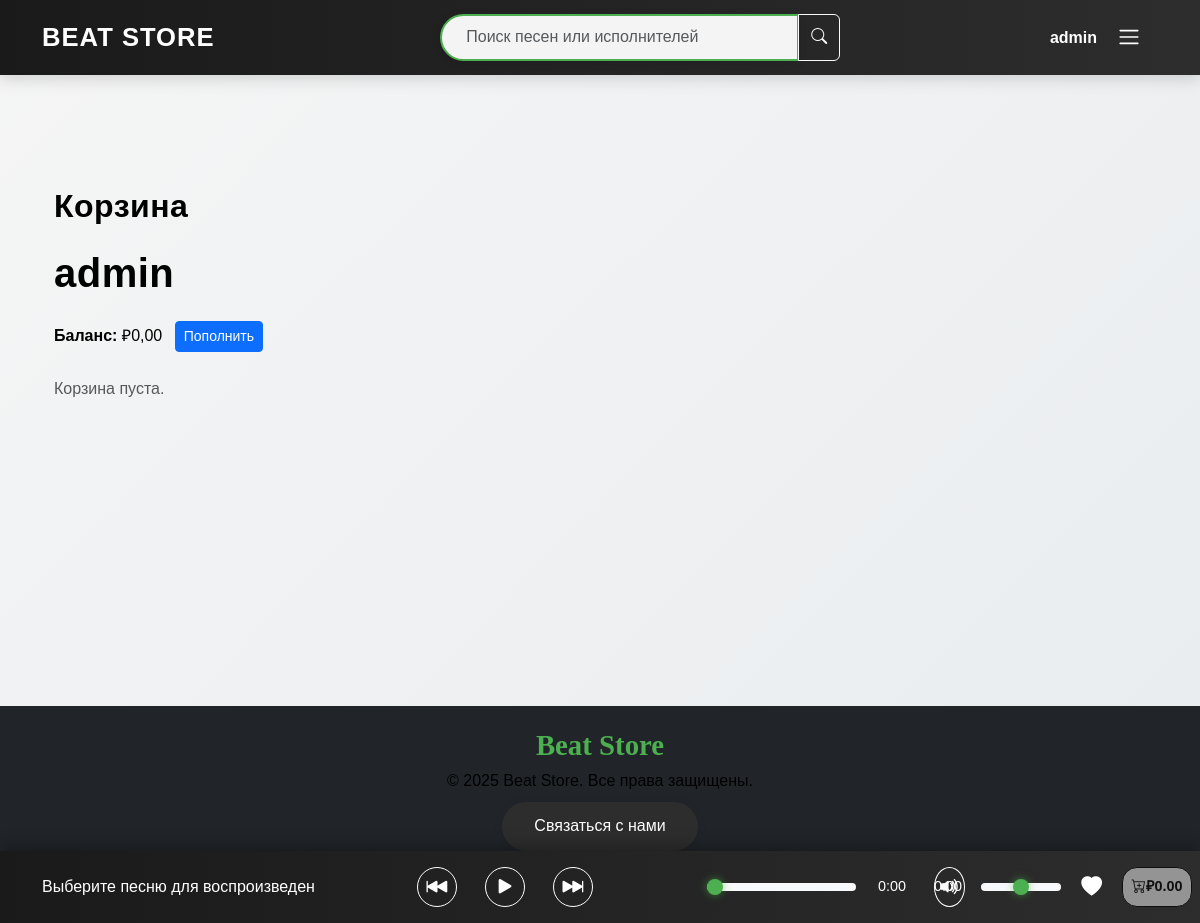
The app's page /cart/ (signed in), older data.
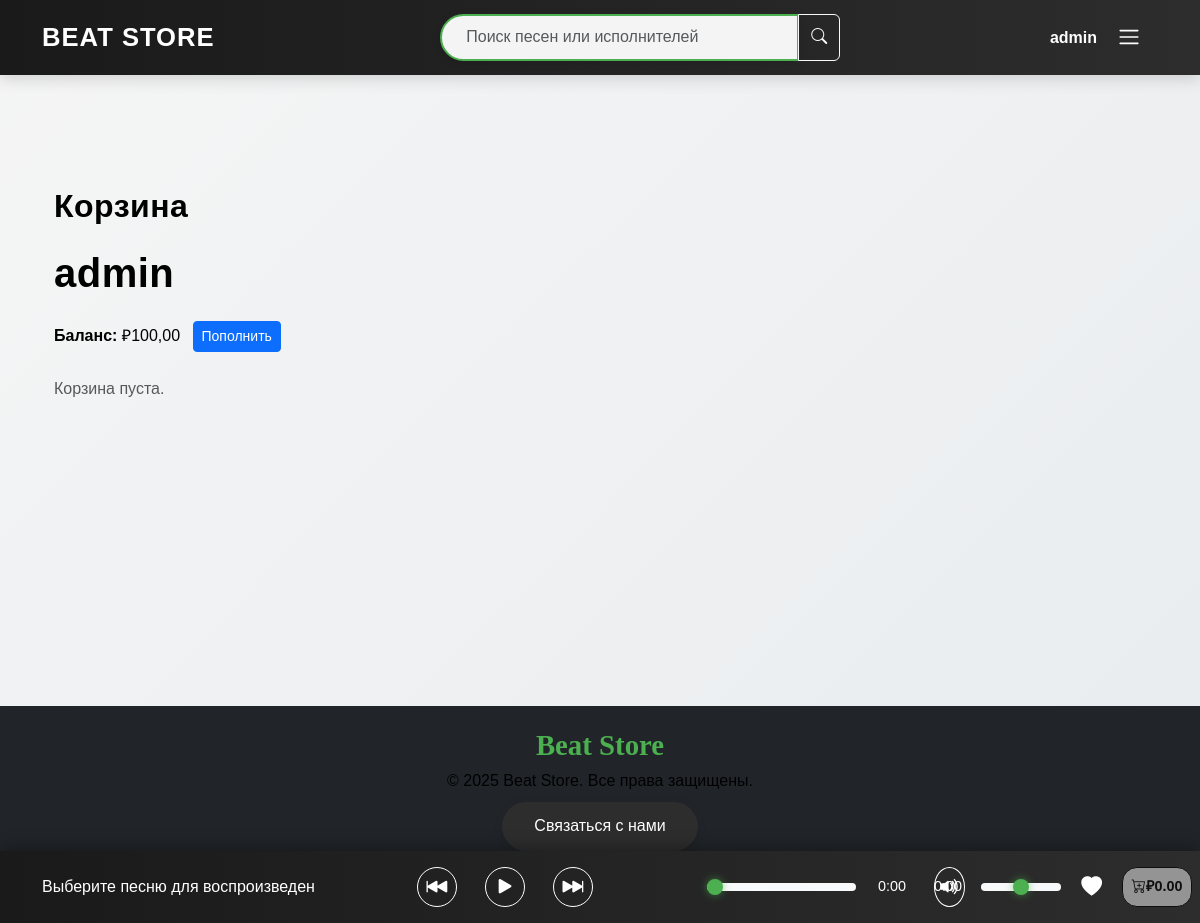
The same page, newer data.
### store/models.py (models this page shows, shortened)
class User(AbstractUser):
    email = models.EmailField(unique=True, verbose_name='Электронная почта')
    balance = models.DecimalField(max_digits=10, decimal_places=2, default=0.00, verbose_name='Баланс')
    class Meta:
        verbose_name = 'Пользователь'
        verbose_name_plural = 'Пользователи'
        indexes = [models.Index(fields=['username', 'email'])]

### store/views.py (the view)
# urls.py: path('cart/', views.cart, name='cart'),
@login_required
def cart(request):
    cart = request.session.get('cart', [])
    songs = Song.objects.filter(id__in=cart)
    total_price = sum(song.price for song in songs)
    songs_json = [
        {
            'id': song.id,
            'path': song.path.url,
            'title': song.title,
            'author': song.author.username,
            'total_likes': song.total_likes,
            'price': float(song.price),
            'total_plays': song.total_plays
        }
        for song in songs
    ]
    context = {
        'songs': songs,
        'total_price': total_price,
        'songs_json': json.dumps(songs_json, ensure_ascii=False),
    }
    return render(request, 'store/cart.html', context)

### store/templates/store/cart.html (shortened to what this page needs)
{% extends 'store/base.html' %}
{% block content %}
<main class="container my-4">
    <h2>Корзина</h2>
    <div class="profile-details mb-4">
        <h1 class="profile-title">{{ request.user.username }}</h1>
        {% if request.user.is_authenticated %}
            <p class="profile-balance"><strong>Баланс:</strong> ₽{{ request.user.balance }} <a href="{% url 'store:top_up_balance' %}" class="btn btn-primary btn-sm ms-2">Пополнить</a></p>
        {% endif %}
    </div>
    <div class="cart-items">
        {% if songs %}
            <ul class="list-group">
                {% for song in songs %}
                    <li class="list-group-item cart-item d-flex justify-content-between align-items-center flex-wrap">
                        <div class="cart-song-details d-flex align-items-center">
                            <img src="{{ song.cover.url|default:'/static/images/music_img.jpeg' }}" alt="{{ song.title }}" class="cart-song-image me-3" style="width: 60px; height: 60px; object-fit: cover;" />
                            <div>
                                <span>{{ song.title }}</span> by <span>{{ song.author.username }}</span>
                            </div>
                        </div>
                        <div class="cart-song-actions d-flex align-items-center gap-3 mt-2 mt-md-0">
                            <span class="me-3">₽{{ song.price }}</span>
                            <form action="{% url 'store:buy_song' song.id %}" method="get" class="me-2">
                                <button type="submit" class="btn btn-success btn-sm">Купить</button>
                            </form>
                            <form action="{% url 'store:remove_from_cart' song.id %}" method="post">
                                {% csrf_token %}
                                <button type="submit" class="btn btn-danger btn-sm">Удалить</button>
                            </form>
                        </div>
                    </li>
                {% endfor %}
            </ul>
            <div class="cart-summary mt-4">
                <p><strong>Итого:</strong> ₽{{ total_price }}</p>
            </div>
        {% else %}
            <p class="text-muted">Корзина пуста.</p>
        {% endif %}
    </div>
</main>
{% endblock %}

### store/templates/store/base.html (shortened to what this page needs)
{% load static %}
<!DOCTYPE html>
<html lang="ru">
<head>
    <link href="https://cdn.jsdelivr.net/npm/bootstrap@5.3.0/dist/css/bootstrap.min.css" rel="stylesheet">
    <link href="https://cdn.jsdelivr.net/npm/bootstrap-icons@1.10.5/font/bootstrap-icons.css" rel="stylesheet">
    <link rel="stylesheet" href="{% static 'css/style.css' %}">
</head>
<body>
    {% include 'store/header.html' %}
    <main class="container my-4">
        {% block content %}
        {% endblock %}
    </main>
    <div class="player-section fixed-bottom bg-dark text-white p-3">
        <div class="container">
            <div class="row align-items-center flex-nowrap">
                <div class="col-md-3 col-12 track-info">
                    <span id="current-song" class="text-truncate">Выберите песню для воспроизведения</span>
                </div>
                <div class="col-md-4 col-12 controls-container">
                    <div class="controls dCritical: flex justify-content-center align-items-center">
                        <button id="prev-button" class="btn btn-outline-light btn-icon mx-2" aria-label="Предыдущая песня">
                            <i class="bi bi-skip-backward-fill"></i>
                        </button>
                        <button id="play-pause-button" class="btn btn-outline-light btn-icon mx-2 btn-play" aria-label="Воспроизвести/Пауза">
                            <i class="bi bi-play-fill"></i>
                        </button>
                        <button id="next-button" class="btn btn-outline-light btn-icon mx-2" aria-label="Следующая песня">
                            <i class="bi bi-skip-forward-fill"></i>
                        </button>
                    </div>
                </div>
                <div class="col-md-3 col-12 progress-container-wrapper">
                    <div class="progress-container d-flex align-items-center">
                        <input type="range" id="progress-bar" class="form-range me-2" min="0" max="1" step="0.01" value="0" aria-label="Прогресс воспроизведения">
                        <span id="current-time" class="me-2">0:00</span>
                        <span id="total-time">0:00</span>
                    </div>
                </div>
                <div class="col-md-2 col-12 extra-controls-container">
                    <div class="extra-controls d-flex align-items-center flex-nowrap">
                        <button id="mute-button" class="btn btn-outline-light btn-icon me-2" aria-label="Включить/Выключить звук">
                            <i class="bi bi-volume-up-fill"></i>
                        </button>
                        <input type="range" id="volume-slider" class="form-range me-2" min="0" max="1" step="0.01" value="0.5" aria-label="Громкость">
                        <button id="like-button-player" class="btn btn-outline-light btn-icon me-2" data-likes="0" aria-label="Лайк" {% if not user.is_authenticated %}disabled{% endif %}>
                            <i class="bi bi-heart-fill"></i>
                        </button>
                        <button id="song-price" class="btn btn-icon text-truncate" data-song-id="0" title="Добавить в корзину" aria-label="Добавить в корзину" disabled>
                            <i class="bi bi-cart-plus"></i> ₽0.00
                        </button>
                    </div>
                </div>
            </div>
        </div>
    </div>
    <footer class="bg-dark text-white text-center py-3">
        <div class="container">
            <span class="footer-brand">Beat Store</span>
            <p class="mb-0">© 2025 Beat Store. Все права защищены.</p>
            <button class="btn btn-outline-light mt-2 contact-button" data-bs-toggle="modal" data-bs-target="#contactModal">Связаться с нами</button>
        </div>
    </footer>
</body>
</html>

### store/templates/store/header.html (shortened to what this page needs)
{% load static %}
<header class="navbar">
    <div class="container">
        <a class="navbar-brand" href="{% url 'store:index' %}">Beat Store</a>
        <form class="search-form mx-auto" action="{% url 'store:music_list' %}" method="get">
            <div class="input-group">
                <input class="search-input form-control" type="search" name="search" placeholder="Поиск песен или исполнителей" aria-label="Поиск">
                <button class="btn btn-outline-light search-btn" type="submit" aria-label="Поиск">
                    <i class="bi bi-search"></i>
                </button>
            </div>
        </form>
        <div class="auth-section">
            {% if user.is_authenticated %}
                <a href="{% url 'store:profile' user.username %}" class="nav-link username">{{ user.username }}</a>
            {% else %}
                <a href="{% url 'store:login' %}" class="auth-btn">Вход</a>
            {% endif %}
        </div>
        <button class="navbar-toggler ms-2" type="button" data-bs-toggle="offcanvas" data-bs-target="#offcanvasNavbar" aria-controls="offcanvasNavbar" aria-label="Переключить навигацию">
            <span class="navbar-toggler-icon"></span>
        </button>
    </div>
</header>

Row changes from the older to the newer data that the page shows:
changed User "admin": user.balance "0,00" → "100,00"
